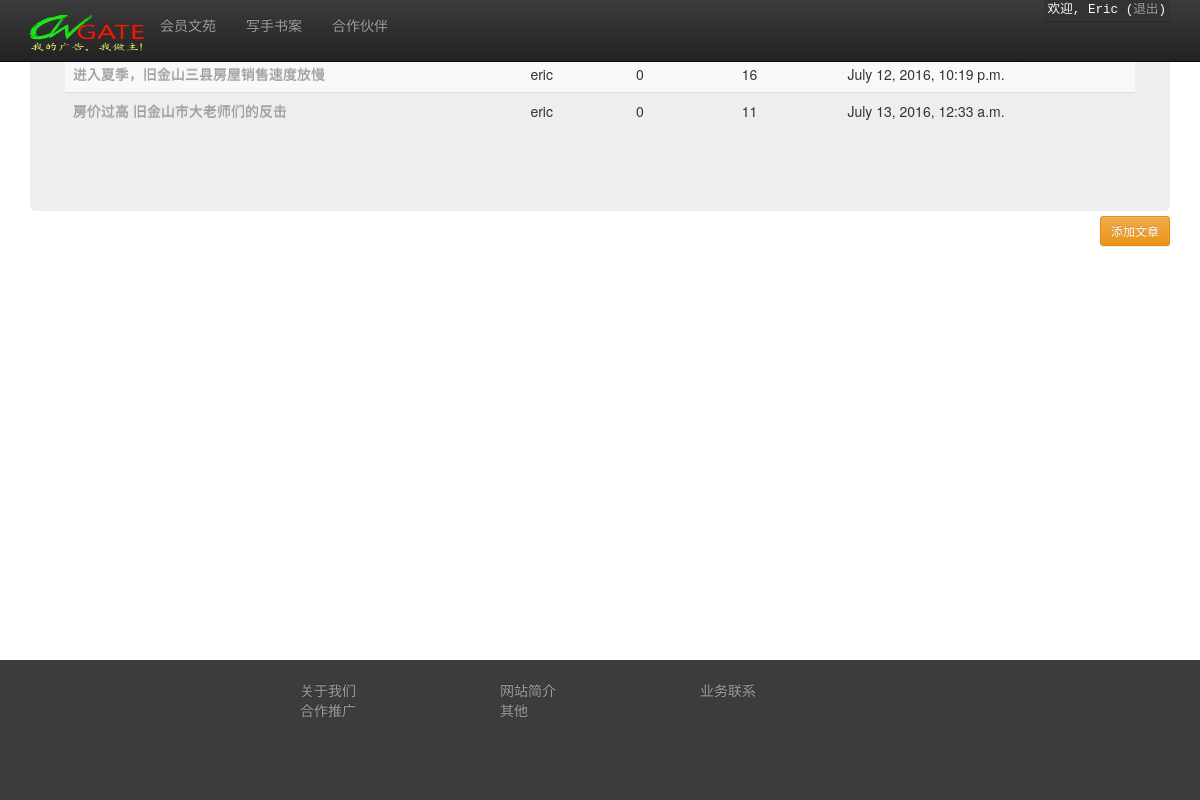
The page /articles/ (signed in) on the database its author committed.
### editor/models.py (models this page shows, shortened)
class Articles(models.Model):
    author = models.ForeignKey(Users, related_name='Users', null=True)
    title = models.TextField(null=True)
    date = models.DateTimeField(auto_now_add=True)
    content = models.TextField(null=True)
    num_like = models.IntegerField(null=True, default=0)
    num_read = models.IntegerField(null=True, default=0)
    num_frwd = models.IntegerField(null=True, default=0)
    num_para = models.IntegerField(null=True, default=0)

class Users(AbstractBaseUser):
    email = models.EmailField(unique=True, db_index=True, null=False)
    username = models.CharField(max_length=128, null=True)
    user_type = models.CharField(max_length=128, null=False)
    first_name = models.CharField(max_length=128, null=True)
    last_name = models.CharField(max_length=128, null=True)
    date_of_birth = models.DateField(null=True)
    date_joined = models.DateTimeField(auto_now_add=True, null=True)
    is_active = models.BooleanField(default=True)
    is_admin = models.BooleanField(default=False)
    is_superuser = models.BooleanField(default=False)
    objects = UsersManager()
    USERNAME_FIELD = 'email'
    REQUIRED_FIELDS = ['username', 'first_name', 'last_name', 'date_of_birth']

### editor/views.py (the view)
# urls.py: url(r'^articles/$', views.show_writer_articles, name='show_writer_articles'),
@render_to('show_writer_articles.html')
@login_required
def show_writer_articles(request):
    writer_articles_list = Articles.objects.all()
    paginator = Paginator(writer_articles_list, 25)
    page = request.GET.get('page')
    try:
        articles = paginator.page(page)
    except PageNotAnInteger:
        articles = paginator.page(1)
    except EmptyPage:
        articles = paginator.page(paginator.num_pages)
    try:
        user = Users.objects.get(username=request.user.username)
    except:
        return redirect('/accounts/login', permanent=True)
    return {
        'articles_list': articles,
        'logged_in': _logged_in(request),
        'user': user
    }

### editor/views.py (called while the page is built)
def _logged_in(request):
    if request.user.username:
        return 1
    return 0

### utils/shortcuts.py (called while the page is built)
def render_to(template):
    def render_to_decorator(func):
        @wraps(func)
        def wrapper(request, *args, **kwargs):
            output = func(request, *args, **kwargs)
            if isinstance(output, dict):
                return render_to_response(template, output, RequestContext(request))
            return output
        return wrapper
    return render_to_decorator

### editor/templates/show_writer_articles.html (shortened to what this page needs)
{% extends 'base.html' %}
{% block content %}
    <div class="jumbotron">
        {% include 'show_writer_article_snippet.html' %}
    </div>
    <a href='{% url "add_writer_article" %}'><button type="button" class="btn btn-warning btn-sm pull-right">添加文章</button></a>
{% endblock %}

### editor/templates/base.html (shortened to what this page needs)
<!DOCTYPE html PUBLIC "-//W3C//DTD XHTML 1.0 Strict//EN" "http://www.w3.org/TR/xhtml1/DTD/xhtml1-strict.dtd">
<html xmlns="http://www.w3.org/1999/xhtml" lang="en" xml:lang="en">
  <head>
    <link rel="stylesheet" href="/static/bootstrap/css/bootstrap.css" type="text/css" />
    <link rel="stylesheet" href="https://maxcdn.bootstrapcdn.com/bootstrap/3.3.6/css/bootstrap-theme.min.css">
    <link rel="stylesheet" href="/static/media/css/main.css" type="text/css" />
    <link href="http://getbootstrap.com/examples/theme/theme.css" rel="stylesheet" type="text/css">
  </head>
  <body role="document">
    <div id="wrap">
      <div id="main" class="container clear-top">
        <div class="theme-showcase" role="main">
            {% block content %}{% endblock %}
        </div>
      </div>
    </div>
    <footer class="footer">
        <table class="center">
            <tr>
                <td><a href="#about_us">关于我们</a></td>
                <td><a href="#about">网站简介</a></td>
                <td><a href="#about">业务联系</a></td>
            </tr>
            <tr>
                <td><a href="#about">合作推广</a></td>
                <td><a href="#about">其他</a></td>
                <td><a href="#about"></a></td>
            </tr>
        </table>
    </footer>
    <nav class="navbar navbar-inverse navbar-fixed-top">
      <div class="container">
        <div class="navbar-header">
          <a class="no-class" href="/"><img class="navar-brand" width="115" height="61" src="/static/media/images/icons/cwgate-logo1.png" alt="cwgate.com"></a>
        </div>
        <div id="navbar" class="navbar-collapse collapse">
          <ul class="nav navbar-nav">
            <li><a href="{% url 'show_member_benefits' %}">会员文苑</a></li>
            <li><a href={% url 'show_writer_articles' %}>写手书案</a></li>
            <li><a href={% url 'show_subscriber_benefits' %}>合作伙伴</a></li>
          </ul>
          {% if logged_in == 1 %}
          <kbd class='pull-right'>欢迎, {{ user.first_name|title }} (<a href="/accounts/logout">退出</a>)</kbd>
          {% endif %}
        </div>
      </div>
    </nav>
  </body>
</html>

### editor/templates/show_writer_article_snippet.html (shortened to what this page needs)
    <div class="container">
        <div class="col-md-15">
            <table class="table table-striped">
            <thead>
              <tr>
                <th>标题
                </th>
                <th>作者
                </th>
                <th>点赞
                </th>
                <th>段落
                </th>
                <th>日期
                </th>
              </tr>
            </thead>
            <tbody>
             {% for article in articles_list %}
              <tr>
                <td>
                    <a href={% url 'show_writer_article' article.id %}>{{ article.title|title }}</a>
                </td>
                <td>
                    {{ article.author.username}}
                </td>
                <td>
                    {{ article.num_like }}
                </td>
                <td>
                    {{ article.num_para }}
                </td>
                <td>
                    {{ article.date }}
                </td>
              </tr>
            {% endfor %}
            </tbody>
          </table>
      </div>
 </div>

### static/media/css/main.css (style rules this page uses)
.center { border-radius: 5px; width: 50%; margin: 0px auto; float: none; }

### editor/templates/base.html (style rules this page uses)
html, body { height: 100%; }
#wrap { min-height: 100%; }
#main { overflow:auto; padding-bottom:150px; }
.footer { position: relative; margin-top: -140px; height: 140px; clear:both; padding-top:20px; background: #3c3c3c none repeat scroll 0 0; }
a { text-shadow: 0 -1px 0 rgba(0, 0, 0, 0.25); color: #9d9d9d; text-decoration: none; }

### rows shown on the page
Articles: title "进入夏季，旧金山三县房屋销售速度放慢", author.username "eric", num_like "0", num_para "16", date "July 12, 2016, 10:19 p.m."
Articles: title "房价过高 旧金山市大老师们的反击", author.username "eric", num_like "0", num_para "11", date "July 13, 2016, 12:33 a.m."
Users: first_name "Eric"
